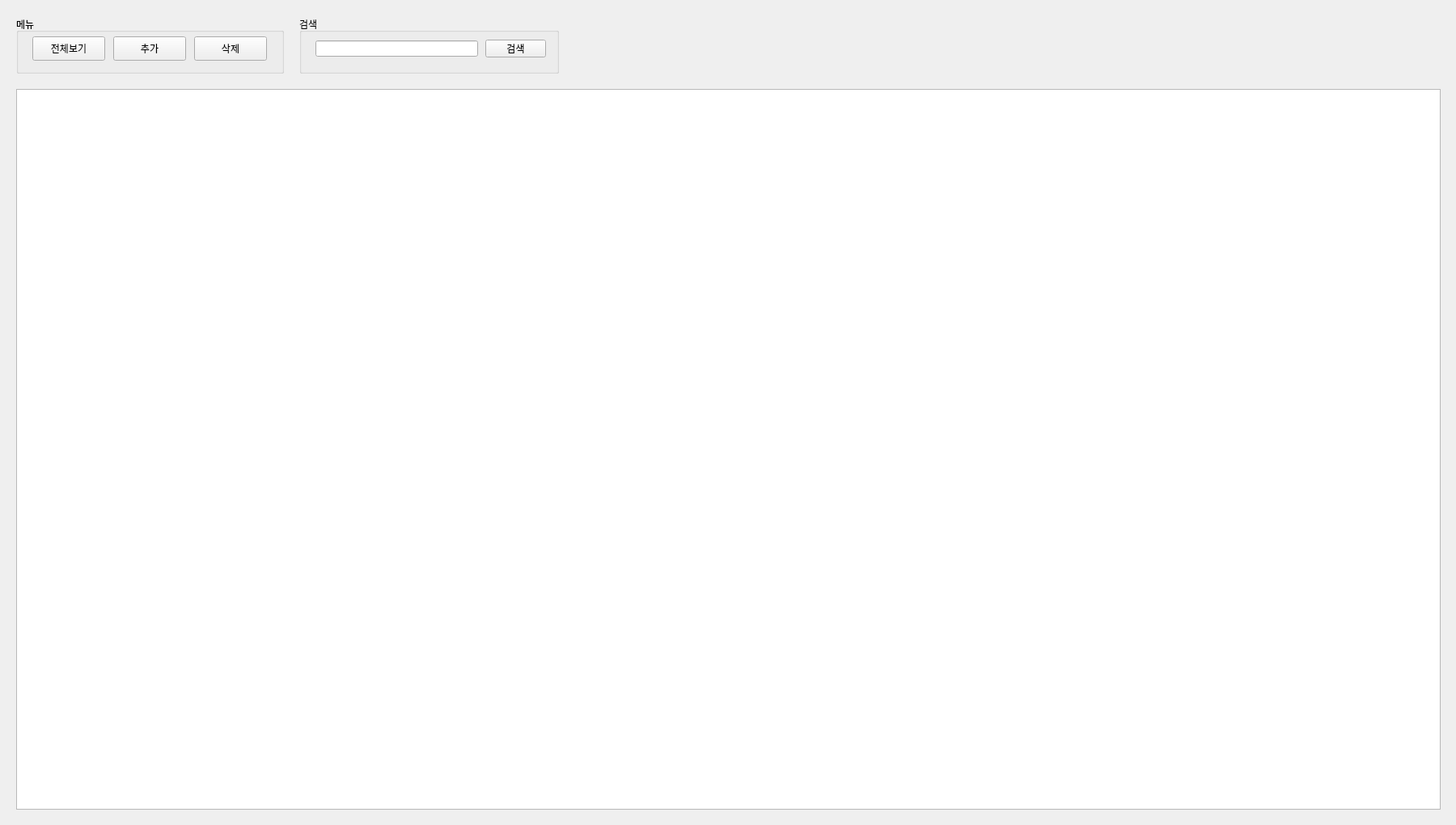
<?xml version="1.0" encoding="UTF-8"?>
<ui version="4.0">
 <class>Form</class>
 <widget class="QWidget" name="Form">
  <property name="geometry">
   <rect>
    <x>0</x>
    <y>0</y>
    <width>1800</width>
    <height>1020</height>
   </rect>
  </property>
  <property name="windowTitle">
   <string>Form</string>
  </property>
  <widget class="QTreeView" name="tree">
   <property name="geometry">
    <rect>
     <x>20</x>
     <y>110</y>
     <width>1761</width>
     <height>891</height>
    </rect>
   </property>
  </widget>
  <widget class="QGroupBox" name="menuBox">
   <property name="geometry">
    <rect>
     <x>20</x>
     <y>20</y>
     <width>331</width>
     <height>71</height>
    </rect>
   </property>
   <property name="title">
    <string>메뉴</string>
   </property>
   <widget class="QPushButton" name="addBtn">
    <property name="geometry">
     <rect>
      <x>120</x>
      <y>25</y>
      <width>90</width>
      <height>30</height>
     </rect>
    </property>
    <property name="text">
     <string>추가</string>
    </property>
   </widget>
   <widget class="QPushButton" name="deleteBtn">
    <property name="geometry">
     <rect>
      <x>220</x>
      <y>25</y>
      <width>90</width>
      <height>30</height>
     </rect>
    </property>
    <property name="text">
     <string>삭제</string>
    </property>
   </widget>
   <widget class="QPushButton" name="clearBtn">
    <property name="geometry">
     <rect>
      <x>20</x>
      <y>25</y>
      <width>90</width>
      <height>30</height>
     </rect>
    </property>
    <property name="text">
     <string>전체보기</string>
    </property>
   </widget>
  </widget>
  <widget class="QGroupBox" name="searchBox">
   <property name="geometry">
    <rect>
     <x>370</x>
     <y>20</y>
     <width>321</width>
     <height>71</height>
    </rect>
   </property>
   <property name="title">
    <string>검색</string>
   </property>
   <widget class="QLineEdit" name="searchEnt">
    <property name="geometry">
     <rect>
      <x>20</x>
      <y>30</y>
      <width>201</width>
      <height>20</height>
     </rect>
    </property>
   </widget>
   <widget class="QPushButton" name="searchBtn">
    <property name="geometry">
     <rect>
      <x>230</x>
      <y>29</y>
      <width>75</width>
      <height>22</height>
     </rect>
    </property>
    <property name="text">
     <string>검색</string>
    </property>
   </widget>
  </widget>
 </widget>
 <resources/>
 <connections/>
 <slots>
  <slot>gotoSale()</slot>
  <slot>gotoSet()</slot>
  <slot>gotoWine()</slot>
  <slot>gotoEtc()</slot>
  <slot>gotoCust()</slot>
 </slots>
</ui>
